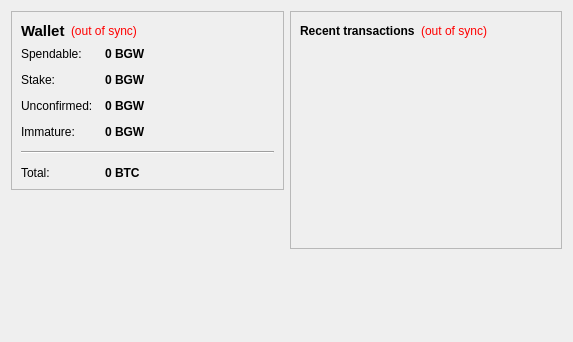
<?xml version="1.0" encoding="UTF-8"?>
<ui version="4.0">
 <class>OverviewPage</class>
 <widget class="QWidget" name="OverviewPage">
  <property name="geometry">
   <rect>
    <x>0</x>
    <y>0</y>
    <width>573</width>
    <height>342</height>
   </rect>
  </property>
  <property name="windowTitle">
   <string>Form</string>
  </property>
  <layout class="QHBoxLayout" name="horizontalLayout" stretch="1,1">
   <item>
    <layout class="QVBoxLayout" name="verticalLayout_2">
     <item>
      <widget class="QFrame" name="frame">
       <property name="frameShape">
        <enum>QFrame::StyledPanel</enum>
       </property>
       <property name="frameShadow">
        <enum>QFrame::Raised</enum>
       </property>
       <layout class="QVBoxLayout" name="verticalLayout_4">
        <item>
         <layout class="QHBoxLayout" name="horizontalLayout_4">
          <item>
           <widget class="QLabel" name="label_5">
            <property name="font">
             <font>
              <pointsize>11</pointsize>
              <weight>75</weight>
              <bold>true</bold>
             </font>
            </property>
            <property name="text">
             <string>Wallet</string>
            </property>
           </widget>
          </item>
          <item>
           <widget class="QLabel" name="labelWalletStatus">
            <property name="toolTip">
             <string>The displayed information may be out of date. Your wallet automatically synchronizes with the BigWin network after a connection is established, but this process has not completed yet.</string>
            </property>
            <property name="styleSheet">
             <string notr="true">QLabel { color: red; }</string>
            </property>
            <property name="text">
             <string notr="true">(out of sync)</string>
            </property>
            <property name="alignment">
             <set>Qt::AlignLeading|Qt::AlignLeft|Qt::AlignVCenter</set>
            </property>
           </widget>
          </item>
          <item>
           <spacer name="horizontalSpacer_2">
            <property name="orientation">
             <enum>Qt::Horizontal</enum>
            </property>
            <property name="sizeHint" stdset="0">
             <size>
              <width>40</width>
              <height>20</height>
             </size>
            </property>
           </spacer>
          </item>
         </layout>
        </item>
        <item>
         <layout class="QFormLayout" name="formLayout_2">
          <property name="fieldGrowthPolicy">
           <enum>QFormLayout::AllNonFixedFieldsGrow</enum>
          </property>
          <property name="horizontalSpacing">
           <number>12</number>
          </property>
          <property name="verticalSpacing">
           <number>12</number>
          </property>
          <item row="0" column="0">
           <widget class="QLabel" name="label">
            <property name="text">
             <string>Spendable:</string>
            </property>
           </widget>
          </item>
          <item row="0" column="1">
           <widget class="QLabel" name="labelBalance">
            <property name="font">
             <font>
              <weight>75</weight>
              <bold>true</bold>
             </font>
            </property>
            <property name="cursor">
             <cursorShape>IBeamCursor</cursorShape>
            </property>
            <property name="toolTip">
             <string>Your current spendable balance</string>
            </property>
            <property name="text">
             <string notr="true">0 BGW</string>
            </property>
            <property name="textInteractionFlags">
             <set>Qt::LinksAccessibleByMouse|Qt::TextSelectableByKeyboard|Qt::TextSelectableByMouse</set>
            </property>
           </widget>
          </item>
          <item row="1" column="0">
           <widget class="QLabel" name="label_6">
            <property name="text">
             <string>Stake:</string>
            </property>
           </widget>
          </item>
          <item row="1" column="1">
           <widget class="QLabel" name="labelStake">
            <property name="font">
             <font>
              <weight>75</weight>
              <bold>true</bold>
             </font>
            </property>
            <property name="cursor">
             <cursorShape>IBeamCursor</cursorShape>
            </property>
            <property name="toolTip">
             <string>Total of coins that was staked, and do not yet count toward the current balance</string>
            </property>
            <property name="text">
             <string notr="true">0 BGW</string>
            </property>
            <property name="textInteractionFlags">
             <set>Qt::LinksAccessibleByMouse|Qt::TextSelectableByKeyboard|Qt::TextSelectableByMouse</set>
            </property>
           </widget>
          </item>
          <item row="2" column="0">
           <widget class="QLabel" name="label_3">
            <property name="text">
             <string>Unconfirmed:</string>
            </property>
           </widget>
          </item>
          <item row="2" column="1">
           <widget class="QLabel" name="labelUnconfirmed">
            <property name="font">
             <font>
              <weight>75</weight>
              <bold>true</bold>
             </font>
            </property>
            <property name="cursor">
             <cursorShape>IBeamCursor</cursorShape>
            </property>
            <property name="toolTip">
             <string>Total of transactions that have yet to be confirmed, and do not yet count toward the current balance</string>
            </property>
            <property name="text">
             <string notr="true">0 BGW</string>
            </property>
            <property name="textInteractionFlags">
             <set>Qt::LinksAccessibleByMouse|Qt::TextSelectableByKeyboard|Qt::TextSelectableByMouse</set>
            </property>
           </widget>
          </item>
          <item row="3" column="0">
           <widget class="QLabel" name="labelImmatureText">
            <property name="text">
             <string>Immature:</string>
            </property>
           </widget>
          </item>
          <item row="3" column="1">
           <widget class="QLabel" name="labelImmature">
            <property name="font">
             <font>
              <weight>75</weight>
              <bold>true</bold>
             </font>
            </property>
            <property name="toolTip">
             <string>Mined balance that has not yet matured</string>
            </property>
            <property name="text">
             <string notr="true">0 BGW</string>
            </property>
            <property name="textInteractionFlags">
             <set>Qt::LinksAccessibleByMouse|Qt::TextSelectableByKeyboard|Qt::TextSelectableByMouse</set>
            </property>
           </widget>
          </item>
          <item row="4" column="0" colspan="2">
           <widget class="Line" name="line">
            <property name="orientation">
             <enum>Qt::Horizontal</enum>
            </property>
           </widget>
          </item>
          <item row="5" column="0">
           <widget class="QLabel" name="labelTotalText">
            <property name="text">
             <string>Total:</string>
            </property>
           </widget>
          </item>
          <item row="5" column="1">
           <widget class="QLabel" name="labelTotal">
            <property name="font">
             <font>
              <weight>75</weight>
              <bold>true</bold>
             </font>
            </property>
            <property name="cursor">
             <cursorShape>IBeamCursor</cursorShape>
            </property>
            <property name="toolTip">
             <string>Your current total balance</string>
            </property>
            <property name="text">
             <string notr="true">0 BTC</string>
            </property>
            <property name="textInteractionFlags">
             <set>Qt::LinksAccessibleByMouse|Qt::TextSelectableByKeyboard|Qt::TextSelectableByMouse</set>
            </property>
           </widget>
          </item>
         </layout>
        </item>
       </layout>
      </widget>
     </item>
     <item>
      <spacer name="verticalSpacer">
       <property name="orientation">
        <enum>Qt::Vertical</enum>
       </property>
       <property name="sizeHint" stdset="0">
        <size>
         <width>20</width>
         <height>40</height>
        </size>
       </property>
      </spacer>
     </item>
    </layout>
   </item>
   <item>
    <layout class="QVBoxLayout" name="verticalLayout_3">
     <item>
      <widget class="QFrame" name="frame_2">
       <property name="frameShape">
        <enum>QFrame::StyledPanel</enum>
       </property>
       <property name="frameShadow">
        <enum>QFrame::Raised</enum>
       </property>
       <layout class="QVBoxLayout" name="verticalLayout">
        <item>
         <layout class="QHBoxLayout" name="horizontalLayout_2">
          <item>
           <widget class="QLabel" name="label_4">
            <property name="text">
             <string>&lt;b&gt;Recent transactions&lt;/b&gt;</string>
            </property>
           </widget>
          </item>
          <item>
           <widget class="QLabel" name="labelTransactionsStatus">
            <property name="toolTip">
             <string>The displayed information may be out of date. Your wallet automatically synchronizes with the BigWin network after a connection is established, but this process has not completed yet.</string>
            </property>
            <property name="styleSheet">
             <string notr="true">QLabel { color: red; }</string>
            </property>
            <property name="text">
             <string notr="true">(out of sync)</string>
            </property>
            <property name="alignment">
             <set>Qt::AlignRight|Qt::AlignTrailing|Qt::AlignVCenter</set>
            </property>
           </widget>
          </item>
          <item>
           <spacer name="horizontalSpacer">
            <property name="orientation">
             <enum>Qt::Horizontal</enum>
            </property>
            <property name="sizeHint" stdset="0">
             <size>
              <width>40</width>
              <height>20</height>
             </size>
            </property>
           </spacer>
          </item>
         </layout>
        </item>
        <item>
         <widget class="QListView" name="listTransactions">
          <property name="styleSheet">
           <string notr="true">QListView { background: transparent; }</string>
          </property>
          <property name="frameShape">
           <enum>QFrame::NoFrame</enum>
          </property>
          <property name="verticalScrollBarPolicy">
           <enum>Qt::ScrollBarAlwaysOff</enum>
          </property>
          <property name="horizontalScrollBarPolicy">
           <enum>Qt::ScrollBarAlwaysOff</enum>
          </property>
          <property name="selectionMode">
           <enum>QAbstractItemView::NoSelection</enum>
          </property>
         </widget>
        </item>
       </layout>
      </widget>
     </item>
     <item>
      <spacer name="verticalSpacer_2">
       <property name="orientation">
        <enum>Qt::Vertical</enum>
       </property>
       <property name="sizeHint" stdset="0">
        <size>
         <width>20</width>
         <height>40</height>
        </size>
       </property>
      </spacer>
     </item>
    </layout>
   </item>
  </layout>
 </widget>
 <resources/>
 <connections/>
</ui>
